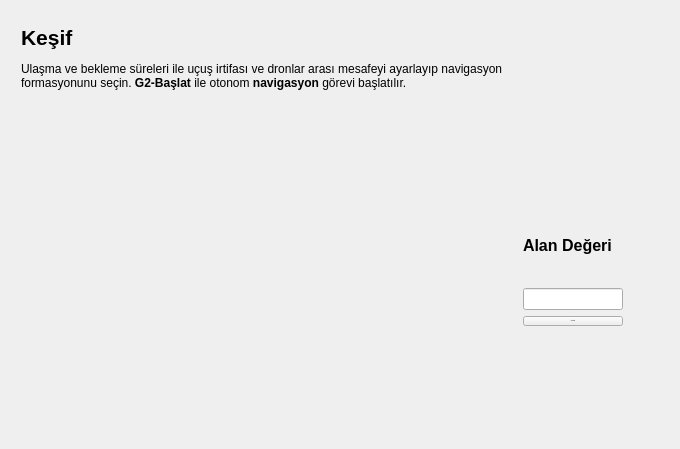
         <widget class="QWidget" name="pageKesif">
          <layout class="QGridLayout" name="gridLayout_15">
           <item row="0" column="0" colspan="3">
            <widget class="QWidget" name="widget_5" native="true">
             <property name="minimumSize">
              <size>
               <width>0</width>
               <height>80</height>
              </size>
             </property>
             <widget class="QWidget" name="layoutWidget_2">
              <property name="geometry">
               <rect>
                <x>10</x>
                <y>10</y>
                <width>491</width>
                <height>72</height>
               </rect>
              </property>
              <layout class="QVBoxLayout" name="verticalLayout_18">
               <item>
                <widget class="QLabel" name="label_4">
                 <property name="maximumSize">
                  <size>
                   <width>300</width>
                   <height>16777215</height>
                  </size>
                 </property>
                 <property name="font">
                  <font>
                   <pointsize>16</pointsize>
                   <bold>true</bold>
                  </font>
                 </property>
                 <property name="text">
                  <string>Keşif</string>
                 </property>
                </widget>
               </item>
               <item>
                <widget class="QLabel" name="label_208">
                 <property name="minimumSize">
                  <size>
                   <width>400</width>
                   <height>0</height>
                  </size>
                 </property>
                 <property name="maximumSize">
                  <size>
                   <width>550</width>
                   <height>16777215</height>
                  </size>
                 </property>
                 <property name="text">
                  <string>&lt;html&gt;&lt;head/&gt;&lt;body&gt;&lt;p&gt;Ulaşma ve bekleme süreleri ile uçuş irtifası ve dronlar arası mesafeyi ayarlayıp navigasyon &lt;br&gt; formasyonunu seçin. &lt;span style=&quot; font-weight:700;&quot;&gt;G2-Başlat&lt;/span&gt; ile otonom &lt;span style=&quot; font-weight:700;&quot;&gt;navigasyon&lt;/span&gt; görevi başlatılır.&lt;/p&gt;&lt;/body&gt;&lt;/html&gt;</string>
                 </property>
                </widget>
               </item>
              </layout>
             </widget>
            </widget>
           </item>
           <item row="1" column="0">
            <widget class="QWidget" name="widgetKamera" native="true">
             <property name="sizePolicy">
              <sizepolicy hsizetype="Expanding" vsizetype="Expanding">
               <horstretch>0</horstretch>
               <verstretch>0</verstretch>
              </sizepolicy>
             </property>
             <property name="minimumSize">
              <size>
               <width>491</width>
               <height>341</height>
              </size>
             </property>
             <property name="styleSheet">
              <string notr="true"/>
             </property>
             <layout class="QGridLayout" name="gridLayout_16">
              <item row="0" column="0">
               <widget class="QStackedWidget" name="stackedWidgetKamera">
                <property name="styleSheet">
                 <string notr="true">   background-image: url(&quot;icon/t3-logo-TR.jpg&quot;);   /* senin resmin */
    background-size: contain;             /* kutunun içine tamamen sığdırır */
    background-repeat: no-repeat;         /* tekrar etmez */
    background-position: center center;   /* ortalar */</string>
                </property>
                <property name="currentIndex">
                 <number>0</number>
                </property>
                <widget class="QWidget" name="pageKamera"/>
               </widget>
              </item>
             </layout>
            </widget>
           </item>
           <item row="1" column="1">
            <widget class="QWidget" name="widget_4" native="true">
             <property name="minimumSize">
              <size>
               <width>130</width>
               <height>130</height>
              </size>
             </property>
             <property name="maximumSize">
              <size>
               <width>130</width>
               <height>135</height>
              </size>
             </property>
             <layout class="QGridLayout" name="gridLayout_14">
              <item row="0" column="0">
               <widget class="QLabel" name="label_209">
                <property name="font">
                 <font>
                  <pointsize>12</pointsize>
                  <bold>true</bold>
                 </font>
                </property>
                <property name="text">
                 <string>Alan Değeri</string>
                </property>
               </widget>
              </item>
              <item row="1" column="0">
               <widget class="QLineEdit" name="G3_alandegeri">
                <property name="maximumSize">
                 <size>
                  <width>100</width>
                  <height>16777215</height>
                 </size>
                </property>
                <property name="font">
                 <font>
                  <pointsize>-1</pointsize>
                 </font>
                </property>
               </widget>
              </item>
              <item row="2" column="0">
               <widget class="QPushButton" name="G4Baslat">
                <property name="minimumSize">
                 <size>
                  <width>100</width>
                  <height>0</height>
                 </size>
                </property>
                <property name="font">
                 <font>
                  <pointsize>-1</pointsize>
                  <fontweight>Medium</fontweight>
                 </font>
                </property>
                <property name="text">
                 <string>G4-Başat</string>
                </property>
               </widget>
              </item>
             </layout>
            </widget>
           </item>
           <item row="1" column="2">
            <spacer name="horizontalSpacer_14">
             <property name="orientation">
              <enum>Qt::Orientation::Horizontal</enum>
             </property>
             <property name="sizeType">
              <enum>QSizePolicy::Policy::Maximum</enum>
             </property>
             <property name="sizeHint" stdset="0">
              <size>
               <width>25</width>
               <height>18</height>
              </size>
             </property>
            </spacer>
           </item>
          </layout>
         </widget>
